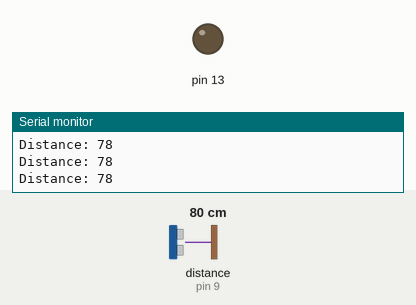
Recording of a sketch running on a simulated Arduino Uno, built with avr-gcc and run on an emulated ATmega328P. Shown: output pins drawn as LEDs (lit = HIGH), the last lines printed to the serial monitor. Wiring (inferred from the names in the program): ultrasonic range finder: trigger pin 10; echo pin 9. The inputs (shaded band) are chosen by the test bench; at power-on: distance to the obstacle (sensor on pin 9) 80 cm. The echo pulse lasts 58.3 µs per cm; pins used as bus, display or sensor lines are not drawn.

Above: at 1.2 s.
1.3 s: distance to the obstacle (sensor on pin 9) set to 8 cm
4.3 s: distance to the obstacle (sensor on pin 9) set to 5 cm
At 5.0 s:
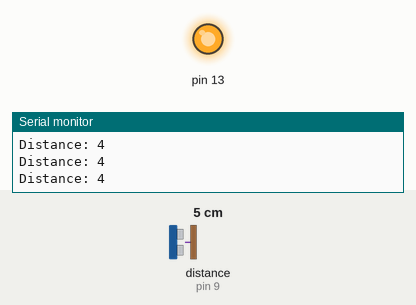
5.8 s: distance to the obstacle (sensor on pin 9) set to 9 cm
At 6.2 s:
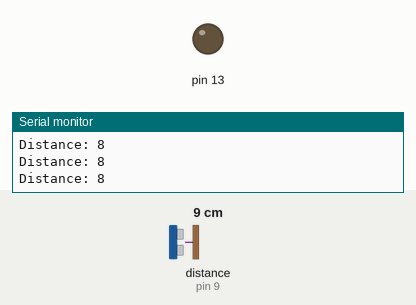
8.8 s: distance to the obstacle (sensor on pin 9) set to 2 cm
At 9.7 s:
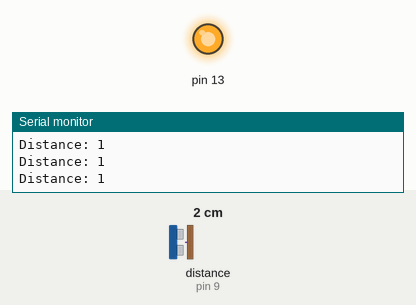
Timing chart, 0 to 11.8 s (numbered marks = the images above; inputs shaded):
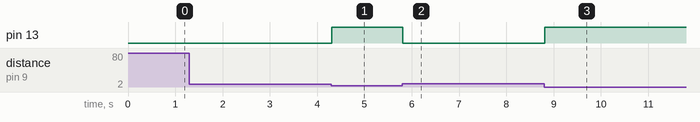

Measured:
- the behaviour switches between 7 and 6 cm on distance to the obstacle (sensor on pin 9) (found by bisection; images 0 and 1)
- after the input at 4.3 s, pin 13: LOW → HIGH at once
- after the input at 5.8 s, pin 13: HIGH → LOW at once
- after the input at 8.8 s, pin 13: LOW → HIGH at once

The sketch:

Project.ino
```cpp
const int trigPin = 10;
const int echoPin = 9;

long duration;
int distance;
int safetyDistance;

void setup() {
pinMode(trigPin, OUTPUT);
pinMode(echoPin, INPUT);
pinMode(13, OUTPUT);
Serial.begin(9600);
}

void loop() {
digitalWrite(trigPin, LOW);
delayMicroseconds(2);

digitalWrite(trigPin, HIGH);
delayMicroseconds(10);
digitalWrite(trigPin, LOW);

duration = pulseIn(echoPin, HIGH);

distance= duration*0.034/2;

safetyDistance = distance;
if (safetyDistance <= 5){
  digitalWrite(13, HIGH);
}
else{
  digitalWrite(13, LOW);
}

Serial.print("Distance: ");
Serial.println(distance);
}
```
